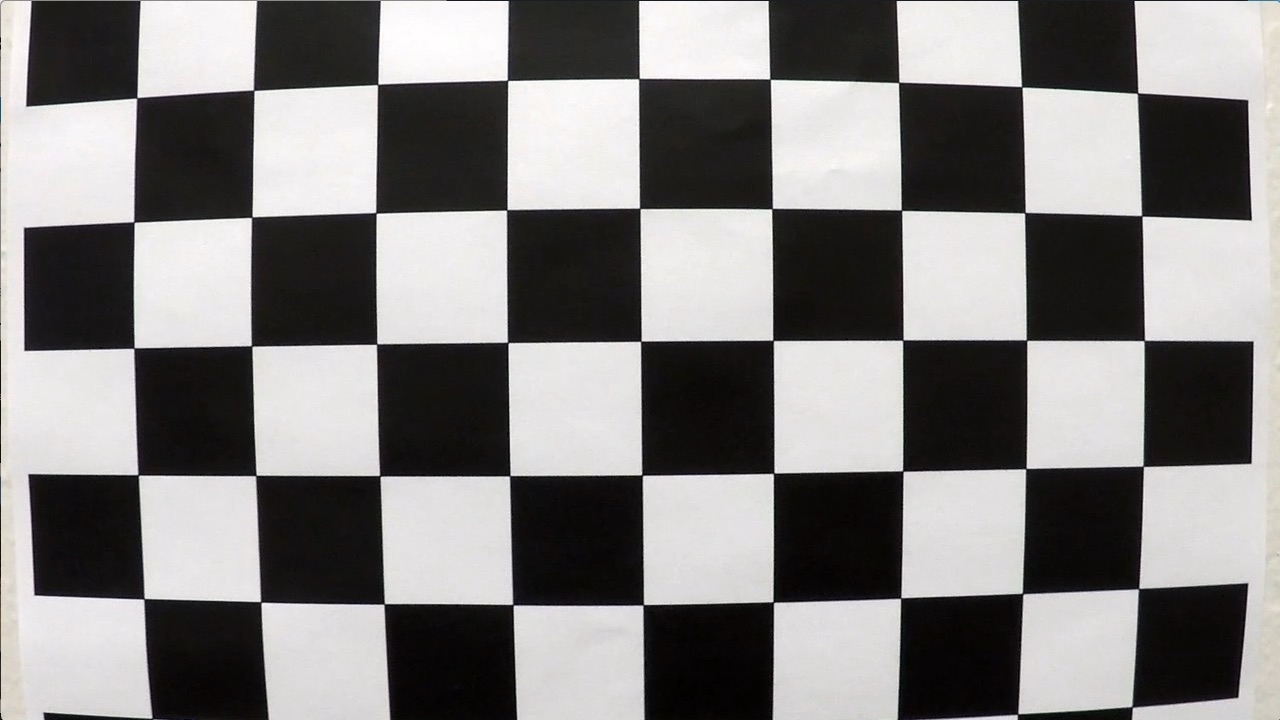
#> input picture camera_cal/calibration1.jpg, 1280 x 720 px
$ python -i cal_and_undistort.py   (imports and definitions only)
#> lines starting #> are read from the running program, lines starting #| are printed output that depends on the picture

# coding: utf-8

# In[1]:


import numpy as np
import cv2
import matplotlib.pyplot as plt
import matplotlib.image as mpimg
# [1 line not run here, left out]
import glob
# [1 line not run here, left out]


# In[8]:


def calib(path):
#> called with path = '../camera_cal/calibration10.jpg'
    images=glob.glob('./camera_cal/calibration*.jpg')
    objpoints=[]
    imgpoints=[]

    objp=np.zeros((9*6,3),np.float32)
    objp[:,:2]=np.mgrid[0:9,0:6].T.reshape(-1,2)
    for image in images:
        img=mpimg.imread(image)
#> img is the input picture: shape (720, 1280, 3); mean R, G, B 130.1, 128.4, 127.8
        gray=cv2.cvtColor(img,cv2.COLOR_RGB2GRAY)
        ret,corners=cv2.findChessboardCorners(gray,(9,6),None)
#> ret = False; corners = None

        if ret==True:
            imgpoints.append(corners)
            objpoints.append(objp)

    objp=np.zeros((6*5,3),np.float32)
#> objp = 30 rows, first 8: [0, 0, 0], [0, 0, 0], [0, 0, 0], [0, 0, 0], [0, 0, 0], [0, 0, 0], [0, 0, 0], [0, 0, 0]
    objp[:,:2]=np.mgrid[0:6,0:5].T.reshape(-1,2)

    extra_images=['./camera_cal/calibration4.jpg']

    for image in extra_images:
        img=mpimg.imread(image)
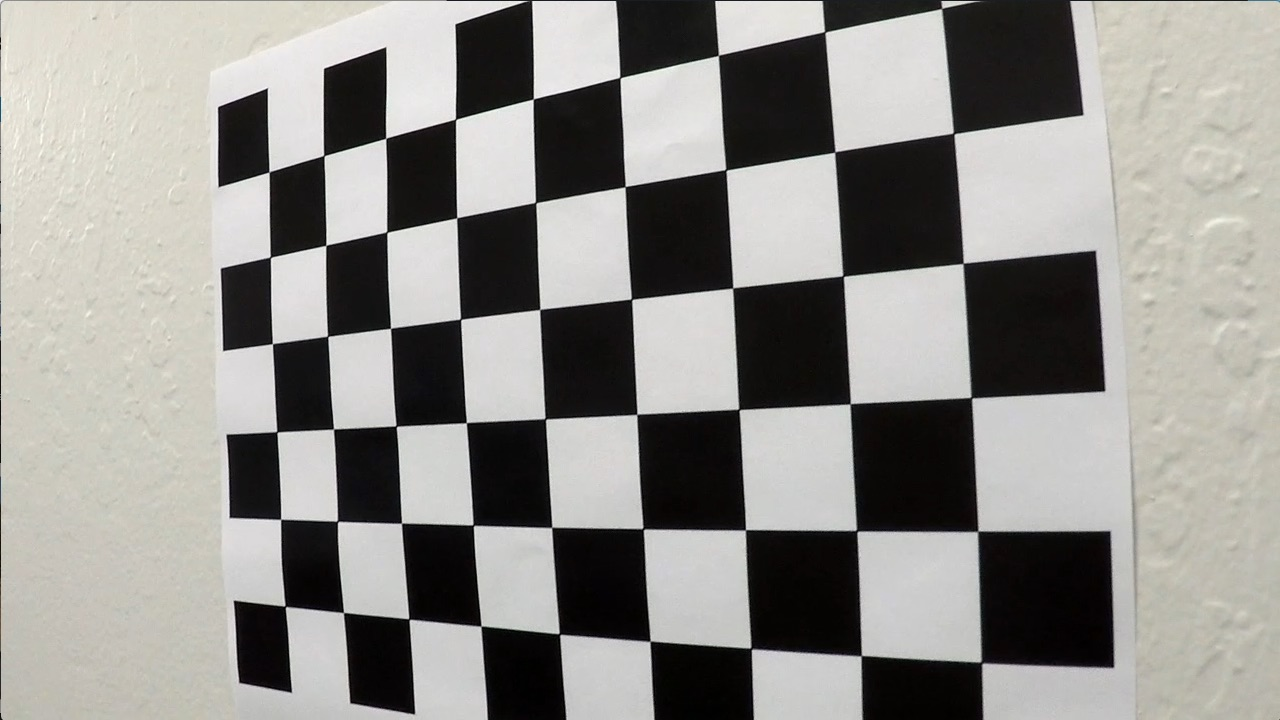
#> input picture camera_cal/calibration4.jpg, 1280 x 720 px, found by its file name
#> img is the input picture: shape (720, 1280, 3); mean R, G, B 144.2, 142.7, 138.8
        gray=cv2.cvtColor(img,cv2.COLOR_RGB2GRAY)
        ret,corners=cv2.findChessboardCorners(gray,(6,5),None)
#> corners = 30 rows, first 8: [285.4, 606.2], [281, 519.3], [277.3, 432.3], [272.4, 343.5], [270.5, 257.6], [269.5, 171.2], [343.1, 612.6], [337.8, 521.6]
        if ret==True:
            imgpoints.append(corners)
            objpoints.append(objp)


    objp=np.zeros((9*5,3),np.float32)
    objp[:,:2]=np.mgrid[0:9,0:5].T.reshape(-1,2)

    extra_images=['./camera_cal/calibration1.jpg']
    for image in extra_images:
        img=mpimg.imread(image)
        gray=cv2.cvtColor(img,cv2.COLOR_RGB2GRAY)
        ret,corners=cv2.findChessboardCorners(gray,(9,5),None)
#> corners = 45 rows, first 8: [137.5, 96.45], [253.6, 90.19], [377.5, 84.48], [506.8, 79.62], [639.6, 77.4], [770.5, 79.55], [899.2, 82.02], [1022.5, 87.62]

        if ret==True:
            imgpoints.append(corners)
            objpoints.append(objp)

    objp=np.zeros((7*5,3),np.float32)
    objp[:,:2]=np.mgrid[0:7,0:5].T.reshape(-1,2)

    extra_images=['./camera_cal/calibration5.jpg']
    for image in extra_images:
        img=mpimg.imread(image)
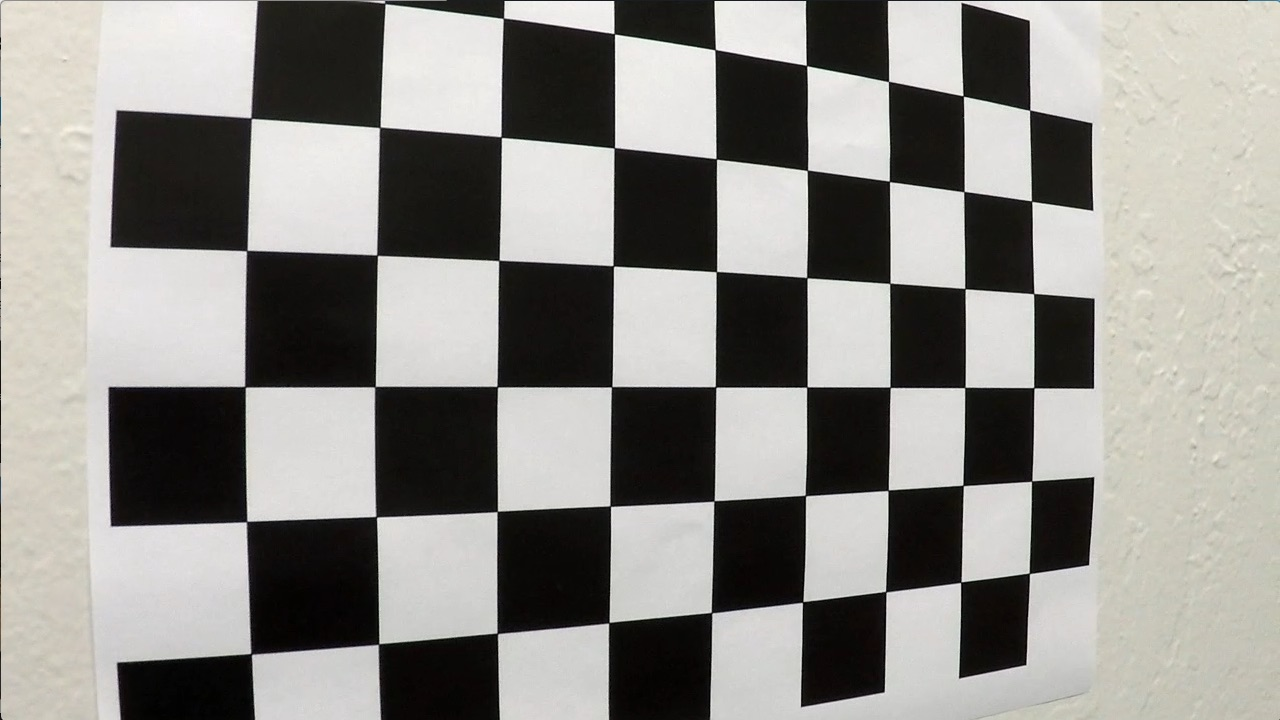
#> input picture camera_cal/calibration5.jpg, 1280 x 720 px, found by its file name
#> img is the input picture: shape (720, 1280, 3); mean R, G, B 143.1, 141.5, 137.3
        gray=cv2.cvtColor(img,cv2.COLOR_RGB2GRAY)
        ret,corners=cv2.findChessboardCorners(gray,(7,5),None)
#> corners = 35 rows, first 8: [500.8, 137.2], [614.1, 148.1], [715.8, 158], [806.6, 170.6], [889.1, 181.3], [963.9, 191.8], [1032.3, 202.4], [499.3, 259.7]

        if ret==True:
            imgpoints.append(corners)
            objpoints.append(objp)

    ref_image=images[0]
    ref_image=mpimg.imread(ref_image)
    gray=cv2.cvtColor(ref_image,cv2.COLOR_RGB2GRAY)

    return cv2.calibrateCamera(objpoints, imgpoints, gray.T.shape, None, None)


# In[11]:


def undistort(img,mtx,dst):
    return cv2.undistort(img, mtx, dst, None, mtx)

>>> result = calib('../camera_cal/calibration10.jpg')
